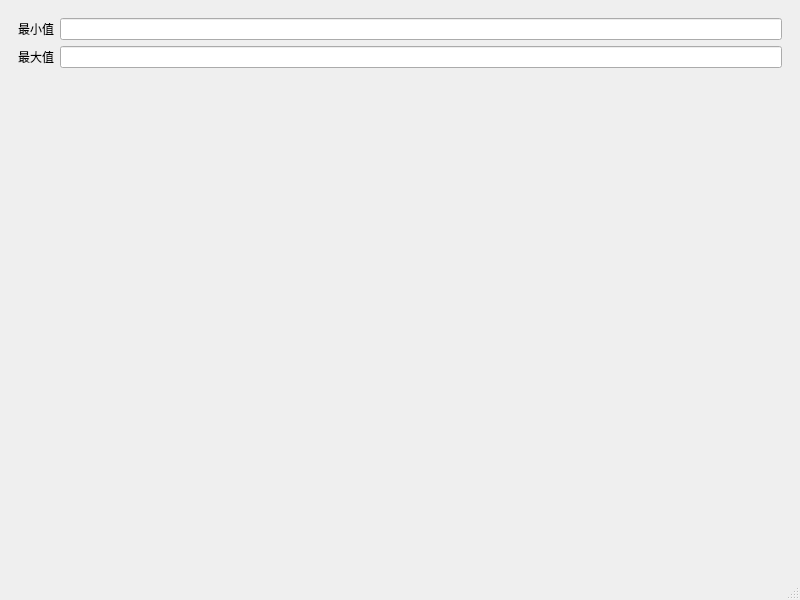
<?xml version="1.0" encoding="UTF-8"?>
<ui version="4.0">
 <class>MainWindow</class>
 <widget class="QMainWindow" name="MainWindow">
  <property name="geometry">
   <rect>
    <x>0</x>
    <y>0</y>
    <width>800</width>
    <height>600</height>
   </rect>
  </property>
  <property name="windowTitle">
   <string>MainWindow</string>
  </property>
  <widget class="QWidget" name="centralwidget">
   <layout class="QVBoxLayout" name="verticalLayout" stretch="1,0,1">
    <item>
     <layout class="QVBoxLayout" name="verticalLayout_2"/>
    </item>
    <item>
     <widget class="QWidget" name="widget_2" native="true">
      <property name="minimumSize">
       <size>
        <width>0</width>
        <height>60</height>
       </size>
      </property>
      <layout class="QGridLayout" name="gridLayout">
       <item row="0" column="0">
        <widget class="QLabel" name="label">
         <property name="text">
          <string>最小值</string>
         </property>
        </widget>
       </item>
       <item row="0" column="1">
        <widget class="QLineEdit" name="lineEdit"/>
       </item>
       <item row="1" column="0">
        <widget class="QLabel" name="label_2">
         <property name="text">
          <string>最大值</string>
         </property>
        </widget>
       </item>
       <item row="1" column="1">
        <widget class="QLineEdit" name="lineEdit_2"/>
       </item>
      </layout>
     </widget>
    </item>
    <item>
     <widget class="OpenGLContainer" name="widget" native="true">
      <layout class="QVBoxLayout" name="verticalLayout_3"/>
     </widget>
    </item>
   </layout>
  </widget>
  <widget class="QMenuBar" name="menubar">
   <property name="geometry">
    <rect>
     <x>0</x>
     <y>0</y>
     <width>800</width>
     <height>22</height>
    </rect>
   </property>
  </widget>
  <widget class="QStatusBar" name="statusbar"/>
 </widget>
 <customwidgets>
  <customwidget>
   <class>OpenGLContainer</class>
   <extends>QWidget</extends>
   <header>openglcontainer.hpp</header>
   <container>1</container>
   <slots>
    <slot>zoomIn()</slot>
    <slot>zoomOut()</slot>
    <slot>zoomReset()</slot>
    <slot>resetTranslation()</slot>
    <slot>resetRotation()</slot>
    <slot>changeViewMode(int)</slot>
   </slots>
  </customwidget>
 </customwidgets>
 <resources/>
 <connections/>
</ui>
